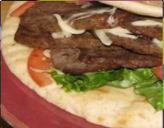
#> input picture fcn_old/pic.png, 164 x 128 px, given in place of pic1.png, which was not available
$ python picmask.py   (older library calls are emulated)
#> lines starting #> are read from the running program, lines starting #| are printed output that depends on the picture; pictures that were not available may be replaced by others from this repository, and a replacement may not be noted
import cv2
import numpy as np

# def compute_and_save_laplacian(input_image_path, output_image_path):
#     # 读取输入图像
#     image = cv2.imread(input_image_path)
#     if image is None:
#         raise ValueError(f"无法读取图像文件 {input_image_path}")
#
#     # 转换为灰度图像
#     gray_image = cv2.cvtColor(image, cv2.COLOR_BGR2GRAY)
#
#     # 计算拉普拉斯图像
#     laplacian_image = cv2.Laplacian(gray_image, cv2.CV_64F)
#
#     # 为了保存图像，将其转换为8位无符号整数
#     laplacian_image = cv2.convertScaleAbs(laplacian_image)
#
#     # 保存拉普拉斯图像
#     cv2.imwrite(output_image_path, laplacian_image)
#
# # 示例使用
# input_image_path = 'C:\\Users\\liyang\\Desktop\\Seg\\pic1.png'  # 输入图像文件路径
# output_image_path = './laplacian.jpg'  # 输出拉普拉斯图像文件路径
#
# compute_and_save_laplacian(input_image_path, output_image_path)


import cv2
import numpy as np

def compute_and_save_laplacian(input_image_path, output_image_path):
    # 读取输入图像
#> called with input_image_path = 'C:\\Users\\liyang\\Desktop\\Seg\\pic1.png', output_image_path = './laplacian.jpg'
    image = cv2.imread(input_image_path)
#> image is the input picture: shape (128, 164, 3); mean B, G, R 78.1, 114.4, 152.7
    if image is None:
        raise ValueError(f"无法读取图像文件 {input_image_path}")

    # 初始化一个空的图像来存储每个通道的拉普拉斯图像
    laplacian_image = np.zeros_like(image)

    # 对每个颜色通道分别计算拉普拉斯图像
    for i in range(3):  # 对B, G, R三个通道
        channel = image[:, :, i]
        laplacian_channel = cv2.Laplacian(channel, cv2.CV_64F)
        laplacian_image[:, :, i] = cv2.convertScaleAbs(laplacian_channel)
#> this loop made 3 passes
#> pass 1, in compute_and_save_laplacian, `channel = image[:, :, i]`:
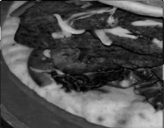
#> channel: shape (128, 164); min 0, max 209, mean 78.1
#> pass 1, in compute_and_save_laplacian, `laplacian_channel = cv2.Laplacian(channel, cv2.CV_64F)`:
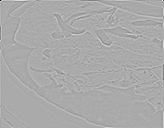
#> laplacian_channel: shape (128, 164) float64; min -612, max 304, mean 0.2; drawn with min black and max white
#> pass 2, in compute_and_save_laplacian, `channel = image[:, :, i]`:
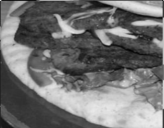
#> channel: shape (128, 164); min 5, max 234, mean 114.4
#> after the loop:
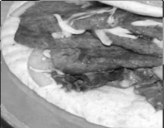
#> channel: shape (128, 164); min 15, max 255, mean 152.7
#> after the loop:
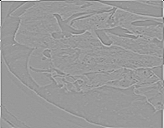
#> laplacian_channel: shape (128, 164) float64; min -510, max 340, mean 0.9; drawn with min black and max white
#> after the loop:
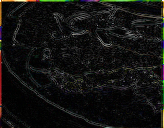
#> laplacian_image: shape (128, 164, 3); mean B, G, R 16.3, 18, 17.9

    # 保存拉普拉斯图像
    cv2.imwrite(output_image_path, laplacian_image)

# 示例使用
input_image_path = 'C:\\Users\\liyang\\Desktop\\Seg\\pic1.png'  # 输入图像文件路径
output_image_path = './laplacian.jpg'  # 输出拉普拉斯图像文件路径

compute_and_save_laplacian(input_image_path, output_image_path)
